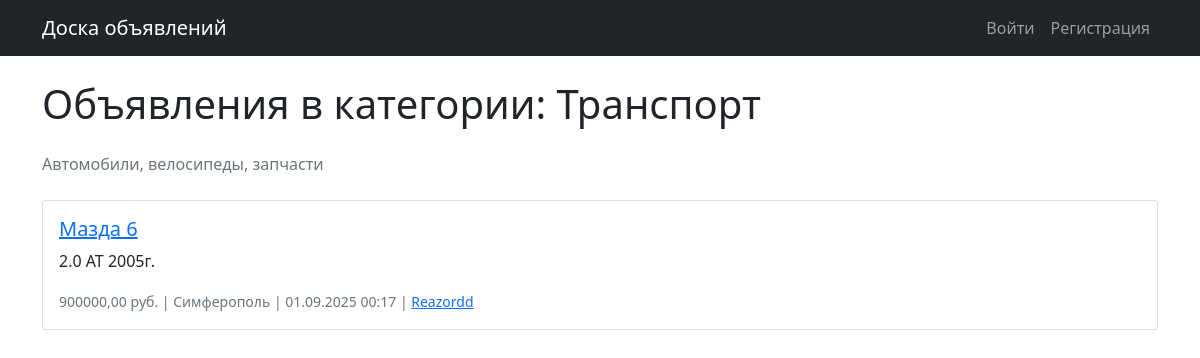
The page /category/transport/ on the database its author committed.
### ads/models.py (models this page shows, shortened)
class Category(models.Model):
    name = models.CharField(max_length=100, verbose_name="Название категории")
    slug = models.SlugField(max_length=100, unique=True, verbose_name="URL-адрес категории")
    description = models.TextField(blank=True, verbose_name="Описание категории")
    class Meta:
        verbose_name = "Категория"
        verbose_name_plural = "Категории"
        ordering = ['name']

class Advertisement(models.Model):
    title = models.CharField(max_length=200)
    slug = models.SlugField(max_length=200, unique=True, blank=True)
    description = models.TextField()
    price = models.DecimalField(max_digits=10, decimal_places=2)
    city = models.ForeignKey(City, on_delete=models.CASCADE)
    category = models.ForeignKey(Category, on_delete=models.CASCADE, verbose_name="Категория")
    tags = models.ManyToManyField(Tag, blank=True, verbose_name="Теги")
    author = models.ForeignKey(User, on_delete=models.CASCADE)
    cover = models.ImageField(upload_to='covers/%Y/%m/%d/', blank=True, null=True)
    created_at = models.DateTimeField(auto_now_add=True)
    updated_at = models.DateTimeField(auto_now=True)  # Добавляем auto_now=True

class City(models.Model):
    name = models.CharField(max_length=100, unique=True, verbose_name="Название города")
    slug = models.SlugField(max_length=100, unique=True, verbose_name="URL-адрес города")  # Убираем blank=True, null=True
    created_at = models.DateTimeField(auto_now_add=True)
    class Meta:
        verbose_name = "Город"
        verbose_name_plural = "Города"
        ordering = ['name']
    def __str__(self):
        return self.name

### ads/views.py (the view)
# urls.py: path('category/<slug:category_slug>/', views.CategoryAdvertisementListView.as_view(), name='category_ads'),
class CategoryAdvertisementListView(ListView):
    model = Advertisement
    template_name = 'ads/category_ads.html'
    context_object_name = 'advertisements'
    paginate_by = 10
    def get_queryset(self):
        self.category = get_object_or_404(Category, slug=self.kwargs['category_slug'])
        return Advertisement.objects.filter(category=self.category).order_by('-created_at')
    def get_context_data(self, **kwargs):
        context = super().get_context_data(**kwargs)
        context['category'] = self.category
        return context

### ads/templates/ads/category_ads.html (shortened to what this page needs)
{% extends 'ads/base.html' %}
{% block content %}
    <h1 class="mb-4">Объявления в категории: {{ category.name }}</h1>
    {% if category.description %}
        <p class="text-muted mb-4">{{ category.description }}</p>
    {% endif %}
    {% for advertisement in advertisements %}
        <div class="card mb-3">
            <div class="card-body">
                <h5 class="card-title">
                    <a href="{% url 'advertisement_detail' advertisement.slug %}">{{ advertisement.title }}</a>
                </h5>
                <p class="card-text">{{ advertisement.description|truncatechars:200 }}</p>
                <p class="card-text">
                    <small class="text-muted">
                        {{ advertisement.price }} руб. | {{ advertisement.city }} |
                        {{ advertisement.created_at|date:"d.m.Y H:i" }} |
                        <a href="{% url 'profile' advertisement.author.username %}">{{ advertisement.author.username }}</a>
                    </small>
                </p>
            </div>
        </div>
    {% empty %}
        <p>В этой категории пока нет объявлений.</p>
    {% endfor %}
{% endblock %}

### rows shown on the page
Category: name "Транспорт", description "Автомобили, велосипеды, запчасти"
Advertisement: title "Мазда 6", description "2.0 АТ 2005г.", price "900000,00", city "Симферополь", created_at "01.09.2025 00:17", author.username "Reazordd"
